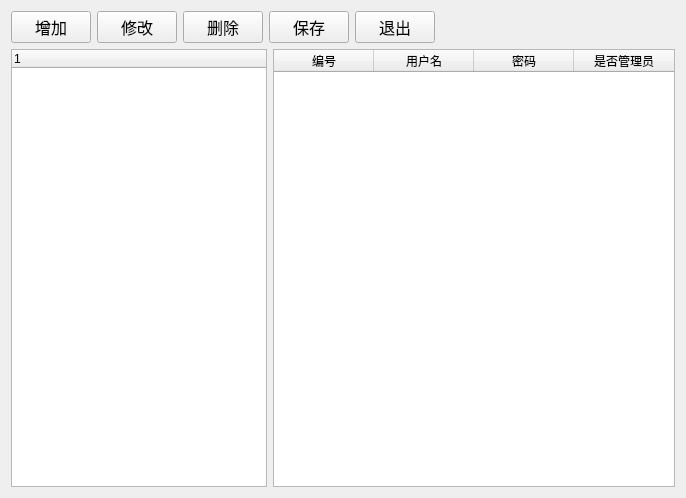
<?xml version="1.0" encoding="UTF-8"?>
<ui version="4.0">
 <class>User</class>
 <widget class="QWidget" name="User">
  <property name="geometry">
   <rect>
    <x>0</x>
    <y>0</y>
    <width>686</width>
    <height>498</height>
   </rect>
  </property>
  <property name="windowTitle">
   <string>用户管理</string>
  </property>
  <layout class="QHBoxLayout" name="horizontalLayout_3">
   <item>
    <layout class="QVBoxLayout" name="verticalLayout">
     <item>
      <layout class="QHBoxLayout" name="horizontalLayout_2">
       <item>
        <widget class="QPushButton" name="addButton">
         <property name="sizePolicy">
          <sizepolicy hsizetype="Expanding" vsizetype="Fixed">
           <horstretch>0</horstretch>
           <verstretch>0</verstretch>
          </sizepolicy>
         </property>
         <property name="font">
          <font>
           <family>Agency FB</family>
           <pointsize>12</pointsize>
          </font>
         </property>
         <property name="text">
          <string>增加</string>
         </property>
        </widget>
       </item>
       <item>
        <widget class="QPushButton" name="editButton">
         <property name="sizePolicy">
          <sizepolicy hsizetype="Expanding" vsizetype="Fixed">
           <horstretch>0</horstretch>
           <verstretch>0</verstretch>
          </sizepolicy>
         </property>
         <property name="font">
          <font>
           <family>Agency FB</family>
           <pointsize>12</pointsize>
          </font>
         </property>
         <property name="text">
          <string>修改</string>
         </property>
        </widget>
       </item>
       <item>
        <widget class="QPushButton" name="deleteButton">
         <property name="sizePolicy">
          <sizepolicy hsizetype="Expanding" vsizetype="Fixed">
           <horstretch>0</horstretch>
           <verstretch>0</verstretch>
          </sizepolicy>
         </property>
         <property name="font">
          <font>
           <family>Agency FB</family>
           <pointsize>12</pointsize>
          </font>
         </property>
         <property name="text">
          <string>删除</string>
         </property>
        </widget>
       </item>
       <item>
        <widget class="QPushButton" name="saveButton">
         <property name="font">
          <font>
           <family>Agency FB</family>
           <pointsize>12</pointsize>
          </font>
         </property>
         <property name="text">
          <string>保存</string>
         </property>
        </widget>
       </item>
       <item>
        <widget class="QPushButton" name="exitButton">
         <property name="sizePolicy">
          <sizepolicy hsizetype="Expanding" vsizetype="Fixed">
           <horstretch>0</horstretch>
           <verstretch>0</verstretch>
          </sizepolicy>
         </property>
         <property name="font">
          <font>
           <family>Agency FB</family>
           <pointsize>12</pointsize>
          </font>
         </property>
         <property name="text">
          <string>退出</string>
         </property>
        </widget>
       </item>
       <item>
        <spacer name="horizontalSpacer_2">
         <property name="orientation">
          <enum>Qt::Horizontal</enum>
         </property>
         <property name="sizeHint" stdset="0">
          <size>
           <width>40</width>
           <height>20</height>
          </size>
         </property>
        </spacer>
       </item>
       <item>
        <widget class="QLabel" name="label">
         <property name="sizePolicy">
          <sizepolicy hsizetype="Expanding" vsizetype="Preferred">
           <horstretch>0</horstretch>
           <verstretch>0</verstretch>
          </sizepolicy>
         </property>
         <property name="text">
          <string/>
         </property>
        </widget>
       </item>
       <item>
        <spacer name="horizontalSpacer">
         <property name="orientation">
          <enum>Qt::Horizontal</enum>
         </property>
         <property name="sizeHint" stdset="0">
          <size>
           <width>40</width>
           <height>20</height>
          </size>
         </property>
        </spacer>
       </item>
      </layout>
     </item>
     <item>
      <layout class="QHBoxLayout" name="horizontalLayout">
       <item>
        <widget class="QTreeWidget" name="treeWidget">
         <property name="sizePolicy">
          <sizepolicy hsizetype="Fixed" vsizetype="Expanding">
           <horstretch>0</horstretch>
           <verstretch>0</verstretch>
          </sizepolicy>
         </property>
         <column>
          <property name="text">
           <string notr="true">1</string>
          </property>
         </column>
        </widget>
       </item>
       <item>
        <widget class="QTableWidget" name="tableWidget">
         <column>
          <property name="text">
           <string>编号</string>
          </property>
         </column>
         <column>
          <property name="text">
           <string>用户名</string>
          </property>
         </column>
         <column>
          <property name="text">
           <string>密码</string>
          </property>
         </column>
         <column>
          <property name="text">
           <string>是否管理员</string>
          </property>
         </column>
        </widget>
       </item>
      </layout>
     </item>
    </layout>
   </item>
  </layout>
 </widget>
 <layoutdefault spacing="6" margin="11"/>
 <resources/>
 <connections/>
</ui>
